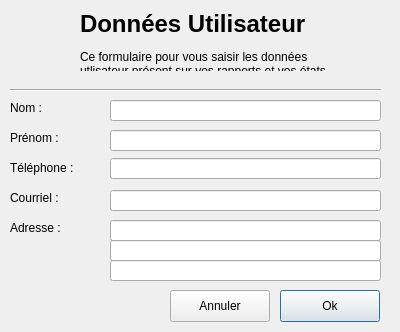
<?xml version="1.0" encoding="UTF-8"?>
<ui version="4.0">
 <class>winCurrentUser</class>
 <widget class="QDialog" name="winCurrentUser">
  <property name="geometry">
   <rect>
    <x>0</x>
    <y>0</y>
    <width>400</width>
    <height>332</height>
   </rect>
  </property>
  <property name="font">
   <font>
    <family>Arial</family>
   </font>
  </property>
  <property name="windowTitle">
   <string>Utilisateur en cours</string>
  </property>
  <widget class="QLabel" name="labelPicture">
   <property name="geometry">
    <rect>
     <x>10</x>
     <y>10</y>
     <width>64</width>
     <height>64</height>
    </rect>
   </property>
   <property name="text">
    <string/>
   </property>
   <property name="pixmap">
    <pixmap resource="../ressources/ressources.qrc">:/winPictures/user-64.png</pixmap>
   </property>
  </widget>
  <widget class="QLabel" name="labelTitle">
   <property name="geometry">
    <rect>
     <x>80</x>
     <y>10</y>
     <width>291</width>
     <height>61</height>
    </rect>
   </property>
   <property name="text">
    <string>&lt;html&gt;&lt;head/&gt;&lt;body&gt;&lt;p&gt;&lt;span style=&quot; font-size:18pt; font-weight:700;&quot;&gt;Données Utilisateur&lt;/span&gt;&lt;/p&gt;&lt;p&gt;Ce formulaire pour vous saisir les données &lt;br/&gt;utlisateur présent sur vos rapports et vos états.&lt;/p&gt;&lt;/body&gt;&lt;/html&gt;</string>
   </property>
   <property name="alignment">
    <set>Qt::AlignmentFlag::AlignLeading|Qt::AlignmentFlag::AlignLeft|Qt::AlignmentFlag::AlignTop</set>
   </property>
  </widget>
  <widget class="Line" name="line">
   <property name="geometry">
    <rect>
     <x>10</x>
     <y>80</y>
     <width>371</width>
     <height>20</height>
    </rect>
   </property>
   <property name="orientation">
    <enum>Qt::Orientation::Horizontal</enum>
   </property>
  </widget>
  <widget class="QLabel" name="labelName">
   <property name="geometry">
    <rect>
     <x>10</x>
     <y>100</y>
     <width>101</width>
     <height>16</height>
    </rect>
   </property>
   <property name="text">
    <string>Nom :</string>
   </property>
  </widget>
  <widget class="QLabel" name="labelMail">
   <property name="geometry">
    <rect>
     <x>10</x>
     <y>190</y>
     <width>101</width>
     <height>16</height>
    </rect>
   </property>
   <property name="text">
    <string>Courriel :</string>
   </property>
  </widget>
  <widget class="QLabel" name="labelAdress">
   <property name="geometry">
    <rect>
     <x>10</x>
     <y>220</y>
     <width>101</width>
     <height>16</height>
    </rect>
   </property>
   <property name="text">
    <string>Adresse :</string>
   </property>
  </widget>
  <widget class="QLabel" name="labelPhone">
   <property name="geometry">
    <rect>
     <x>10</x>
     <y>160</y>
     <width>101</width>
     <height>16</height>
    </rect>
   </property>
   <property name="text">
    <string>Téléphone :</string>
   </property>
  </widget>
  <widget class="QLabel" name="labelFirstName">
   <property name="geometry">
    <rect>
     <x>10</x>
     <y>130</y>
     <width>101</width>
     <height>16</height>
    </rect>
   </property>
   <property name="text">
    <string>Prénom :</string>
   </property>
  </widget>
  <widget class="QLineEdit" name="lineEditPhone">
   <property name="geometry">
    <rect>
     <x>110</x>
     <y>158</y>
     <width>271</width>
     <height>21</height>
    </rect>
   </property>
  </widget>
  <widget class="QLineEdit" name="lineEditMail">
   <property name="geometry">
    <rect>
     <x>110</x>
     <y>190</y>
     <width>271</width>
     <height>21</height>
    </rect>
   </property>
  </widget>
  <widget class="QLineEdit" name="lineEditAdr1">
   <property name="geometry">
    <rect>
     <x>110</x>
     <y>220</y>
     <width>271</width>
     <height>21</height>
    </rect>
   </property>
  </widget>
  <widget class="QLineEdit" name="lineEditFirstname">
   <property name="geometry">
    <rect>
     <x>110</x>
     <y>130</y>
     <width>271</width>
     <height>21</height>
    </rect>
   </property>
  </widget>
  <widget class="QLineEdit" name="lineEditName">
   <property name="geometry">
    <rect>
     <x>110</x>
     <y>100</y>
     <width>271</width>
     <height>21</height>
    </rect>
   </property>
  </widget>
  <widget class="QLineEdit" name="lineEditAdr2">
   <property name="geometry">
    <rect>
     <x>110</x>
     <y>240</y>
     <width>271</width>
     <height>21</height>
    </rect>
   </property>
  </widget>
  <widget class="QLineEdit" name="lineEditAdr3">
   <property name="geometry">
    <rect>
     <x>110</x>
     <y>260</y>
     <width>271</width>
     <height>21</height>
    </rect>
   </property>
  </widget>
  <widget class="QPushButton" name="pushBtnOk">
   <property name="geometry">
    <rect>
     <x>280</x>
     <y>290</y>
     <width>100</width>
     <height>32</height>
    </rect>
   </property>
   <property name="text">
    <string>Ok</string>
   </property>
  </widget>
  <widget class="QPushButton" name="pushBtnCancel">
   <property name="geometry">
    <rect>
     <x>170</x>
     <y>290</y>
     <width>100</width>
     <height>32</height>
    </rect>
   </property>
   <property name="text">
    <string>Annuler</string>
   </property>
  </widget>
 </widget>
 <tabstops>
    <tabstop>lineEditName</tabstop>
    <tabstop>lineEditFirstname</tabstop>
    <tabstop>lineEditPhone</tabstop>
    <tabstop>lineEditMail</tabstop>
    <tabstop>lineEditAdr1</tabstop>
    <tabstop>lineEditAdr2</tabstop>
    <tabstop>lineEditAdr3</tabstop>
    <tabstop>pushBtnCancel</tabstop>
    <tabstop>pushBtnOk</tabstop>
</tabstops>
 <resources>
  <include location="../ressources/ressources.qrc"/>
 </resources>
 <connections/>
</ui>
